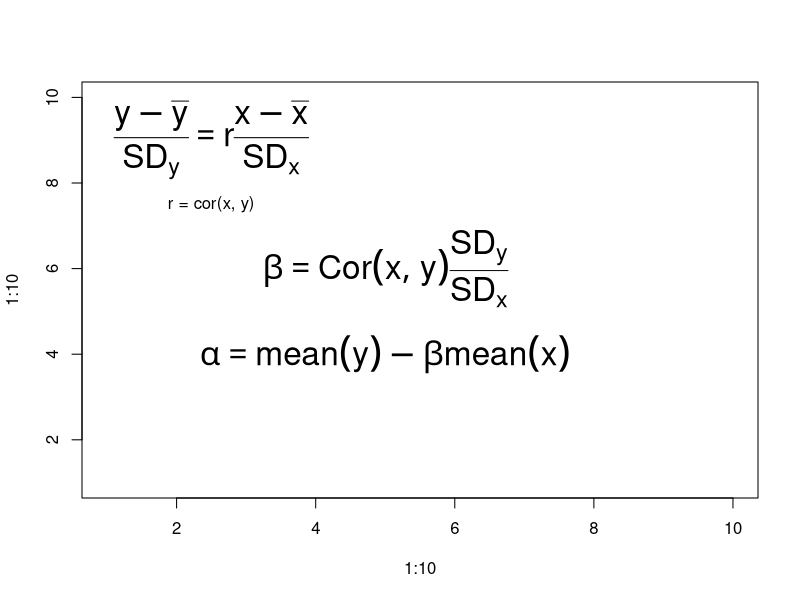

Here is the R script that generated this plot: (Note: this script raises an error after producing the figure.)
plot(1:10, 1:10, type = "n"
     , main = )
text(2.5, 9, expression(
  frac(y - bar(y),SD[y]) == r*frac(x - bar(x),SD[x])
  ), cex = 2)
text(2.5, 7.5, "r = cor(x, y)")
text(5, 6, expression(
  beta == Cor(x, y)*frac(SD[y], SD[x])
  ), cex = 2)
text(5, 4, expression(
  alpha == mean(y) - beta * mean(x)
), cex = 2)

data(GaltonFamilies, package = "HistData")
plot(childHeight ~ midparentHeight, GaltonFamilies)

lmod <- lm(childHeight ~ midparentHeight, GaltonFamilies)
coef(lmod)
abline(lmod)

beta <- with(GaltonFamilies
             , cor(midparentHeight
                   , childHeight) *
               sd(childHeight) / sd(midparentHeight))
alpha <- with(GaltonFamilies
              , mean(childHeight) -
                beta * mean(midparentHeight))

beta1  <- with(GaltonFamilies, sd(childHeight) / sd(midparentHeight))
alpha1 <- with(GaltonFamilies, mean(childHeight) - beta1 * mean(midparentHeight))

plot(childHeight ~ midparentHeight, GaltonFamilies)
with(GaltonFamilies
     , points(mean(midparentHeight)
              , mean(childHeight)
              , cex = 2, pch = 4
              , col = "red"
              , lwd = 4))
abline(alpha, beta, lty = 2, lwd = 2)
abline(alpha1, beta1, lty = 3, lwd = 2
       , col = "blue")
legend("topleft"
       , legend = c("least squares line"
                    , "cor = 1 line")
       , lty = 2:3
       , lwd = 2
       , col = c("black", "blue"))

